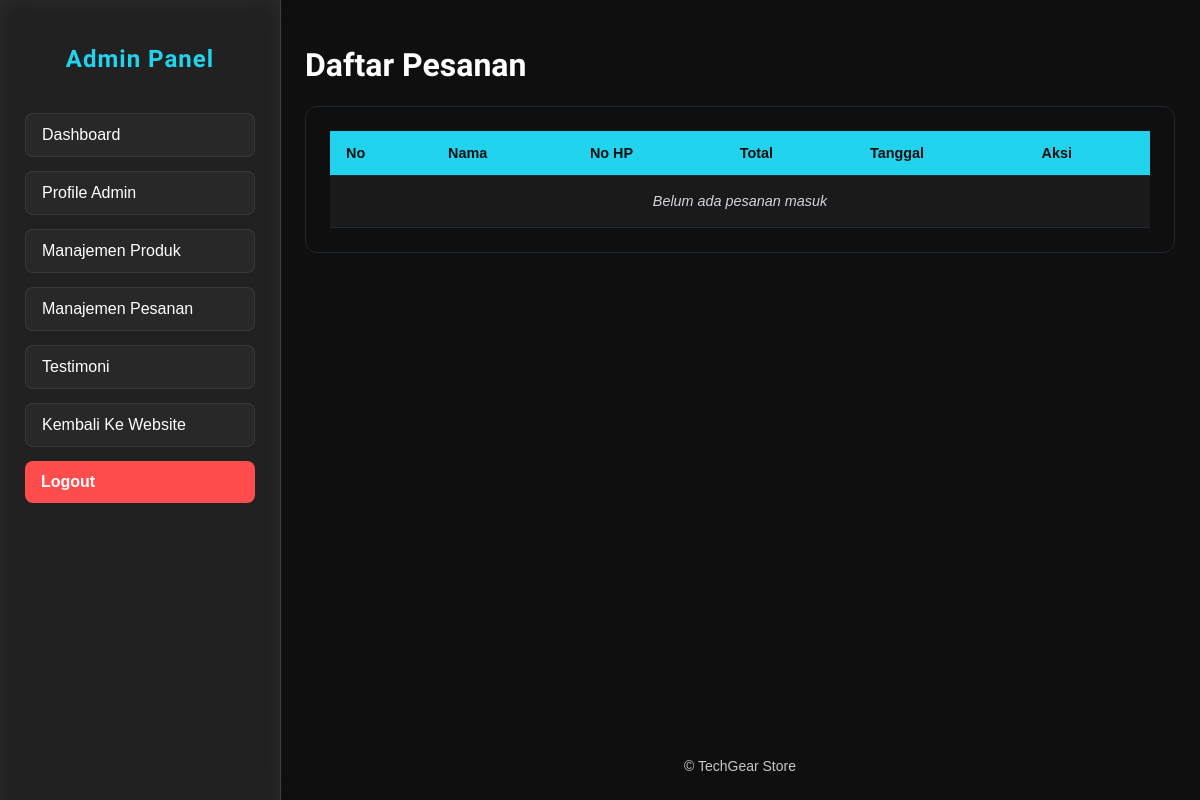
The app's page /pages/admin/manajemenPesanan.php (signed in), older data.
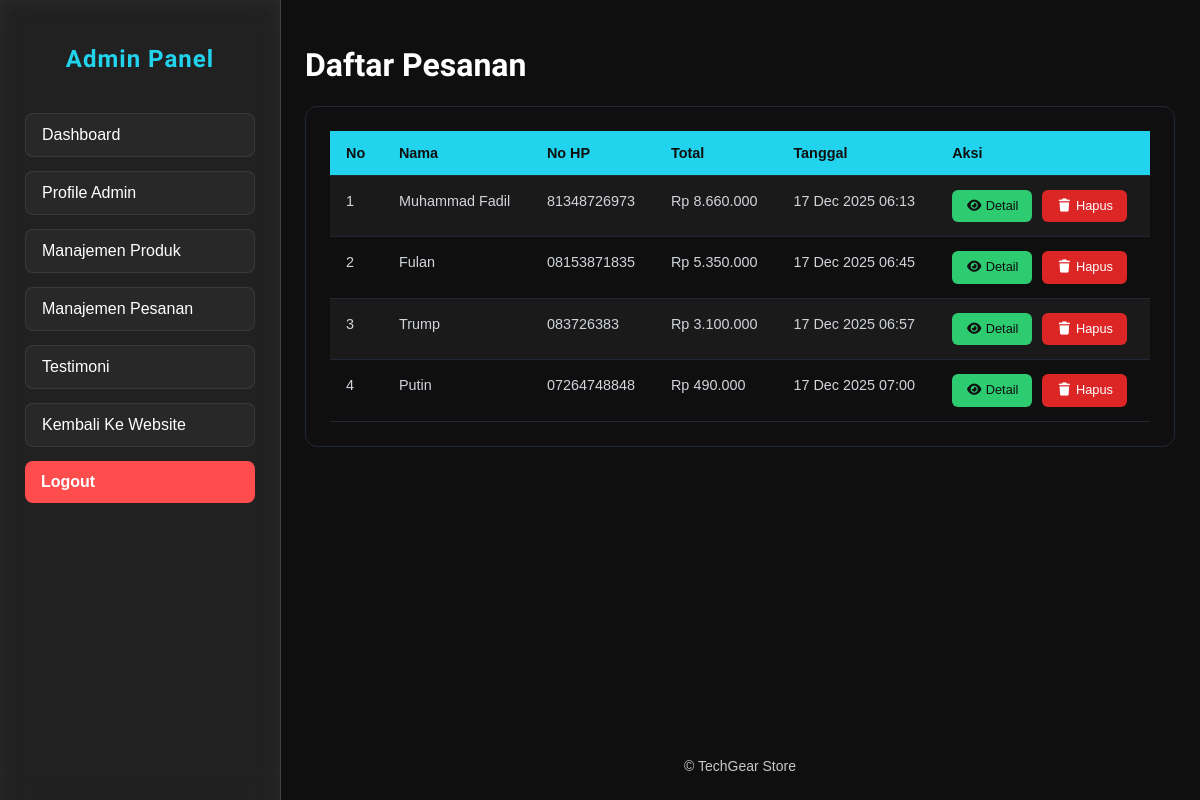
The same page, newer data.
### tables this page shows
CREATE TABLE `orders` (
  `id` int(11) NOT NULL,
  `customer_name` varchar(100) DEFAULT NULL,
  `phone` varchar(20) DEFAULT NULL,
  `address` text DEFAULT NULL,
  `total` int(11) DEFAULT NULL,
  `created_at` timestamp NOT NULL DEFAULT current_timestamp()
);

### pages/admin/manajemenPesanan.php (the view, shortened to what this page needs)
<?php
include '../../config/koneksi.php';
$pesanan = mysqli_query(
    $conn,
    "SELECT * FROM orders ORDER BY created_at ASC"
);
?>
<?php include 'metaAdmin.php'; ?>
<body>
    <?php include 'sidebar.php'; ?>
    <div class="main-content">
        <div class="content-wrapper">
            <header>
                <h1>Daftar Pesanan</h1>
            </header>
            <div class="table-wrapper">
                <table>
                    <tr>
                        <th>No</th>
                        <th>Nama</th>
                        <th>No HP</th>
                        <th>Total</th>
                        <th>Tanggal</th>
                        <th>Aksi</th>
                    </tr>
                    <?php
                    $no = 1;
                    if ($pesanan && mysqli_num_rows($pesanan) > 0) {
                        while ($p = mysqli_fetch_assoc($pesanan)) {
                    ?>
                            <tr>
                                <td><?= $no++; ?></td>
                                <td><?= htmlspecialchars($p['customer_name']); ?></td>
                                <td><?= htmlspecialchars($p['phone']); ?></td>
                                <td>Rp <?= number_format($p['total'], 0, ',', '.'); ?></td>
                                <td><?= date('d M Y H:i', strtotime($p['created_at'])); ?></td>
                                <td>
                                    <a class="action-btn info"
                                        href="detailPesanan.php?id=<?= $p['id']; ?>">
                                        <i class="fa-solid fa-eye"></i>
                                        Detail
                                    </a>
                                    <a class="action-btn danger"
                                        href="../../controllers/deletePesanan.php?id=<?= $p['id']; ?>"
                                        onclick="return confirm('Hapus pesanan ini?')">
                                        <i class="fa-solid fa-trash"></i>
                                        Hapus
                                    </a>
                                </td>
                            </tr>
                        <?php
                        }
                    } else {
                        ?>
                        <tr>
                            <td colspan="6" class="empty-data">
                                Belum ada pesanan masuk
                            </td>
                        </tr>
                    <?php } ?>
                </table>
            </div>
        </div>
<?php include 'footerAdmin.php'; ?>

### pages/admin/metaAdmin.php (shortened to what this page needs)
<!DOCTYPE html>
<html lang="id">
<head>
    <link rel="stylesheet" href="../../assets/css/adminStyles/product.css">
    <link rel="stylesheet" href="../../assets/css/adminStyles/pesanan.css">
    <link rel="stylesheet" href="../../assets/css/adminStyles/login.css">
    <link rel="stylesheet" href="../../assets/css/adminStyles/global.css">
    <link rel="stylesheet" href="../../assets/css/adminStyles/dashboard.css">
    <link rel="stylesheet" href="../../assets/css/adminStyles/profile.css">
    <link rel="stylesheet" href="../../assets/css/adminStyles/tambahEditProduk.css">
    <link rel="stylesheet" href="../../assets/css/adminStyles/testi.css">
    <link href="https://unpkg.com/aos@2.3.1/dist/aos.css" rel="stylesheet">
    <link rel="stylesheet" href="https://cdnjs.cloudflare.com/ajax/libs/font-awesome/7.0.1/css/all.min.css"
 />
</head>

### pages/admin/sidebar.php (shortened to what this page needs)
<sidebar>
    <div class="sidebar">
        <div class="menu-list">
            <h2>Admin Panel</h2>
            <ul >
                <li><a href="dashboard.php">Dashboard</a></li>
                <li><a href="profileAdmin.php">Profile Admin</a></li>
                <li><a href="manajemenProduct.php">Manajemen Produk</a></li>
                <li><a href="manajemenPesanan.php">Manajemen Pesanan</a></li>
                <li><a href="testimoni.php">Testimoni</a></li>
                <li><a href="../../index.php">Kembali Ke Website</a></li>
                <li><a href="../auth/logout.php" class="logout">Logout</a></li>
            </ul>
        </div>
    </div>
</sidebar>

### pages/admin/footerAdmin.php (shortened to what this page needs)
<footer>
    <p>&copy; <span id="year"></span> TechGear Store</p>
</footer>
</div>
</body>
</html>

### assets/css/adminStyles/pesanan.css (style rules this page uses)
.table-wrapper .action-btn { display: inline-flex; align-items: center; gap: 6px; padding: 6px 14px; border-radius: 6px; font-size: 0.8rem; font-weight: 500; text-decoration: none; transition: 0.2s; white-space: nowrap; }
.table-wrapper .action-btn.danger { background: #dc2626; color: #ffffff; }
.table-wrapper .action-btn.info { background:#2ecc71; color: var(--color-tertiary); }
.table-wrapper td .action-btn + .action-btn { margin-left: 6px; }

### assets/css/adminStyles/global.css (style rules this page uses)
:root { --color-primary: #22d3ee; --color-primary-hover: #a1e9f4; --color-secondary: #1a1a1a; --color-tertiary: #0f0f0f; --glass-bg: rgba(255, 255, 255, 0.08); --glass-border: rgba(255, 255, 255, 0.15); }
* { scroll-behavior: smooth; }
h1,h2,h3 { font-family: 'Orbitron', sans-serif; }
body { margin: 0; font-family: Arial, sans-serif; background-color: var(--color-tertiary); color: var(--color-text); }
.sidebar { width: 230px; height: 100vh; position: fixed; left: 0; top: 0; padding: 25px; background: var(--glass-bg); backdrop-filter: blur(14px); border-right: 1px solid var(--glass-border); box-shadow: inset 0 0 20px rgba(255,255,255,0.05); transition: 0.3s ease; }
.sidebar h2 { font-family: "Orbitron", sans-serif; color: var(--color-primary); text-align: center; margin-bottom: 40px; letter-spacing: 1px; }
.sidebar ul { padding: 0; list-style: none; }
.sidebar ul li { margin: 14px 0; }
.sidebar ul li a { padding: 12px 16px; display: block; text-decoration: none; color: white; font-weight: 500; border-radius: 8px; font-family: Arial, sans-serif; background: rgba(255,255,255,0.03); border: 1px solid rgba(255,255,255,0.08); transition: 0.3s ease; }
.sidebar ul li .logout { background: #ff4c4c; border: none; font-weight: bold; }
.main-content { margin-left: 280px; color: white; transition: 0.3s ease; min-height: 100vh; display: flex; flex-direction: column; padding: 0; }
.content-wrapper { padding: 25px 25px 0 25px; flex: 1; }
footer { text-align: center; padding: 12px 0; font-size: 14px; color: rgba(255, 255, 255, 0.77); }

### assets/css/adminStyles/testi.css (style rules this page uses)
.table-wrapper { background: var(--color-tertiary); padding: 24px; border-radius: 12px; border: 1px solid #1f2933; overflow-x: auto; }
.table-wrapper table { width: 100%; min-width: 600px; border-collapse: collapse; font-family: Arial, sans-serif; font-size: 0.9rem; color: #e5e7eb; }
.table-wrapper th { background: var(--color-primary); color: var(--color-tertiary); font-weight: 600; padding: 14px 16px; text-align: left; border-bottom: 1px solid #1f2933; }
.table-wrapper td { padding: 14px 16px; border-bottom: 1px solid #1f2933; color: #d1d5db; line-height: 1.6; vertical-align: top; word-break: break-word; max-width: 300px; }
.table-wrapper tr:nth-child(even) { background-color: var(--color-secondary); }
.table-wrapper .action-btn { display: inline-block; padding: 6px 14px; background: #dc2626; color: #ffffff; border-radius: 6px; font-size: 0.8rem; font-weight: 500; text-decoration: none; transition:0.2s; white-space: nowrap; }
.empty-data { text-align: center; color: #64748b; padding: 40px 0; font-style: italic; }

Row changes from the older to the newer data that the page shows:
added orders: customer_name "Muhammad Fadil", phone "81348726973", total "8.660.000", created_at "17 Dec 2025 06:13"
added orders: customer_name "Fulan", phone "08153871835", total "5.350.000", created_at "17 Dec 2025 06:45"
added orders: customer_name "Trump", phone "083726383", total "3.100.000", created_at "17 Dec 2025 06:57"
added orders: customer_name "Putin", phone "07264748848", total "490.000", created_at "17 Dec 2025 07:00"
Text that changed along with them:
text no longer shown: "Belum ada pesanan masuk"
